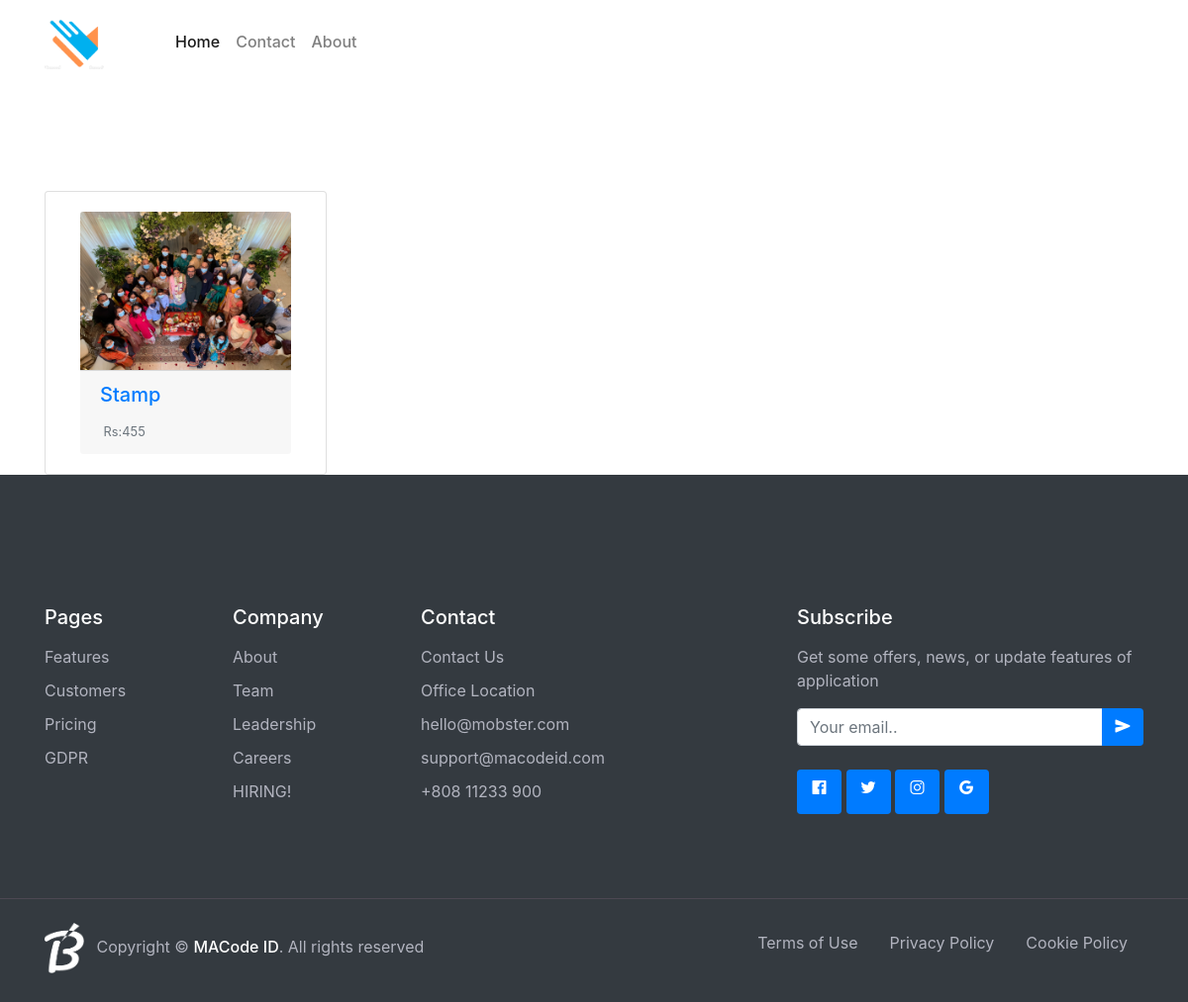
Page /category/14/ on the committed database.
### printapp/models.py (models this page shows, shortened)
class stamp(models.Model):
    name=models.CharField(max_length=25,default="")
    slug=models.SlugField(default="")
    category = models.ForeignKey('Category', null=True, blank=True, on_delete=models.CASCADE,)
    productimage= models.ImageField(upload_to ='productimage/',default="")
    price=models.CharField(max_length=25,default="Rs:")
    publish=models.DateTimeField(auto_now_add=True)
    class Meta:
        ordering=('-publish',)

### printapp/views.py (the view)
# urls.py: path('category/<int:pk>/', views.stamp_detail_view.as_view(),name='stampdetails'),
class stamp_detail_view(DetailView):
    model = stamp
    template_name='printapp/stamp_details.html'
    context_object_name = 'con'

### templates/printapp/stamp_details.html
{%extends 'printapp/base.html'%}
<!DOCTYPE html> {%load static%}{%block title_block%}stamps chitrography{%endblock%}{%block content%}
<div id="shopping" class="container" style="align:">
    <div class="card-deck row row-cols-2 row-cols-md-4" style="margin-top: 90px; ">
        <div class="card col col-lg-3 col-sm-3 col-xs-3 " style="margin-top: 20px;">
            <div class="card-body ">
                <a href="#">
                    <img src="{{con.productimage.url}}  " class="card-img-top " alt="... ">
                    <div class="card-footer ">
                        <h5 class="card-title ">{{con.name}}</h5>
                        <small class="text-muted "> &nbsp;{{con.price}}</small>
                    </div>
                </a>
            </div>
        </div>
    </div>
</div>
{%endblock%}

### static/css/mobster.css (style rules this page uses)
:root { --primary: #3D58F3; --secondary: #A52EFF; --success: #0ABF9E; --warning: #E89E09; --info: #4699F8; --danger: #F13057; --indigo: #602FDA; --dark: #383340; --light: #F0EEF5; --gray: #6b6872; --white: #fff; --font-family: 'Quicksand', Arial, Helvetica, sans-serif; --line-height: 1.7; }
body { font-family: 'Quicksand', Arial, Helvetica, sans-serif; font-size: 16px; line-height: 1.7; color: #383340; }
a { color: #526bf5; }
h1, h2, h3, h4, h5, h6, .h1, .h2, .h3, .h4, .h5, .h6 { line-height: 1.25; }
h5, .h5 { font-size: 1.3125rem; }

### rows in the picture
stamp: productimage (picture), name "Stamp", price "Rs:455"
